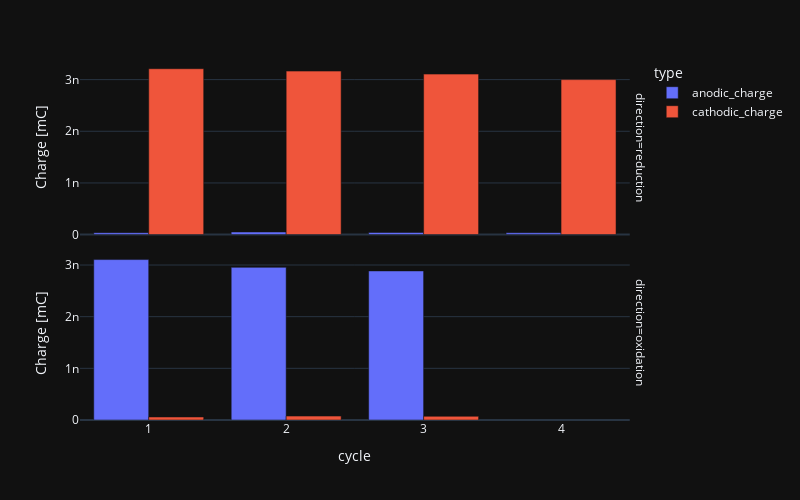

Notebook cell for this chart:
### Code cell
my_cv.show_charge_passed(width=800, height=500, template='plotly_dark')

### Figure 1 — Plotly figure (JSON) as saved in the notebook; plotly's stock layout.template omitted (floating-point values rounded to 4 significant figures)
{"data": [{"alignmentgroup": "True", "hovertemplate": "type=anodic_charge<br>direction=reduction<br>cycle=%{x}<br>Charge [mC]=%{y}<extra></extra>", "legendgroup": "anodic_charge", "marker": {"color": "#636efa", "pattern": {"shape": ""}}, "name": "anodic_charge", "offsetgroup": "anodic_charge", "orientation": "v", "showlegend": true, "textposition": "auto", "type": "bar", "x": [1, 2, 3, 4], "xaxis": "x2", "y": [3.701e-11, 5.085e-11, 4.106e-11, 3.622e-11], "yaxis": "y2"}, {"alignmentgroup": "True", "hovertemplate": "type=anodic_charge<br>direction=oxidation<br>cycle=%{x}<br>Charge [mC]=%{y}<extra></extra>", "legendgroup": "anodic_charge", "marker": {"color": "#636efa", "pattern": {"shape": ""}}, "name": "anodic_charge", "offsetgroup": "anodic_charge", "orientation": "v", "showlegend": false, "textposition": "auto", "type": "bar", "x": [1, 2, 3], "xaxis": "x", "y": [3.105e-09, 2.955e-09, 2.886e-09], "yaxis": "y"}, {"alignmentgroup": "True", "hovertemplate": "type=cathodic_charge<br>direction=reduction<br>cycle=%{x}<br>Charge [mC]=%{y}<extra></extra>", "legendgroup": "cathodic_charge", "marker": {"color": "#EF553B", "pattern": {"shape": ""}}, "name": "cathodic_charge", "offsetgroup": "cathodic_charge", "orientation": "v", "showlegend": true, "textposition": "auto", "type": "bar", "x": [1, 2, 3, 4], "xaxis": "x2", "y": [3.211e-09, 3.165e-09, 3.106e-09, 3e-09], "yaxis": "y2"}, {"alignmentgroup": "True", "hovertemplate": "type=cathodic_charge<br>direction=oxidation<br>cycle=%{x}<br>Charge [mC]=%{y}<extra></extra>", "legendgroup": "cathodic_charge", "marker": {"color": "#EF553B", "pattern": {"shape": ""}}, "name": "cathodic_charge", "offsetgroup": "cathodic_charge", "orientation": "v", "showlegend": false, "textposition": "auto", "type": "bar", "x": [1, 2, 3], "xaxis": "x", "y": [5.836e-11, 7.55e-11, 7.119e-11], "yaxis": "y"}], "layout": {"annotations": [{"font": {}, "showarrow": false, "text": "direction=oxidation", "textangle": 90, "x": 0.98, "xanchor": "left", "xref": "paper", "y": 0.2425, "yanchor": "middle", "yref": "paper"}, {"font": {}, "showarrow": false, "text": "direction=reduction", "textangle": 90, "x": 0.98, "xanchor": "left", "xref": "paper", "y": 0.7575, "yanchor": "middle", "yref": "paper"}], "barmode": "group", "height": 500, "legend": {"title": {"text": "type"}, "tracegroupgap": 0}, "margin": {"t": 60}, "width": 800, "xaxis": {"anchor": "y", "domain": [0, 0.98], "title": {"text": "cycle"}}, "xaxis2": {"anchor": "y2", "domain": [0, 0.98], "matches": "x", "showticklabels": false}, "yaxis": {"anchor": "x", "domain": [0, 0.485], "title": {"text": "Charge [mC]"}}, "yaxis2": {"anchor": "x2", "domain": [0.515, 1], "matches": "y", "title": {"text": "Charge [mC]"}}}}
